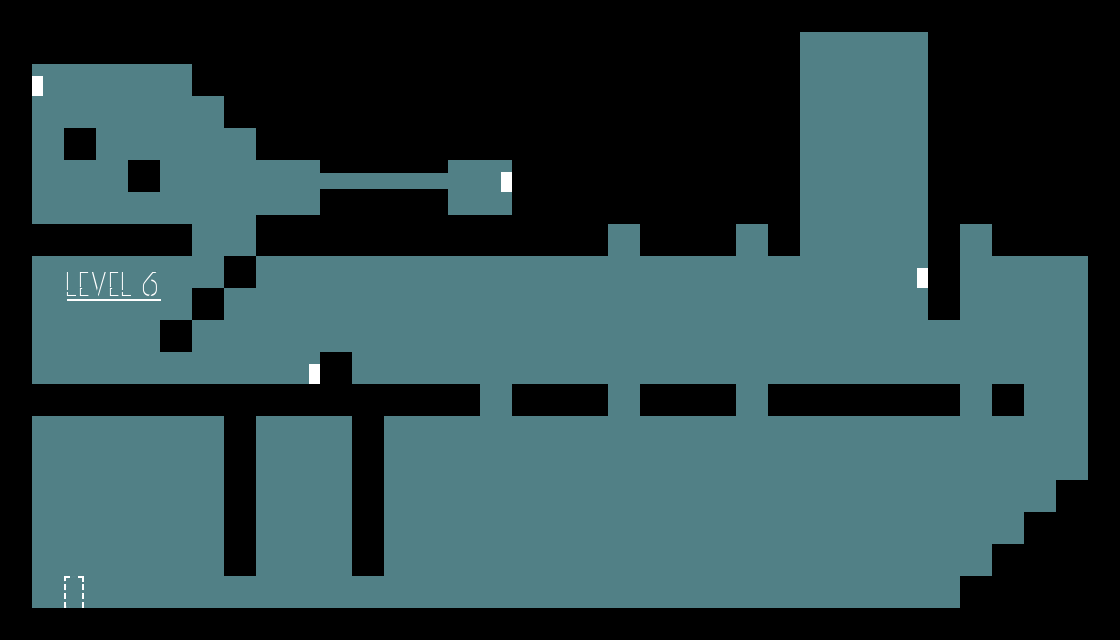

Below is a game level as drawn by its tile map, then a one-line description and the .tmx that defines it (tile-layer data replaced by summaries):
An orthogonal 35x20 tile map with 32x32 px tiles, 1 tile layer (Tile Layer 1) and 41 objects (4x liftEntity, 3x liftButtonEntity).

<map version="1.0" orientation="orthogonal" renderorder="right-down" width="35" height="20" tilewidth="32" tileheight="32" backgroundcolor="#518086" nextobjectid="54">
 <tileset firstgid="1" name="map6" tilewidth="32" tileheight="32">
  <image source="map6.png" width="1121" height="639" />
 </tileset>
 <layer name="Tile Layer 1" width="35" height="20">
  <data>[700 cells, 700 non-empty, 665 distinct tile ids]</data>
 </layer>
 <objectgroup name="gate">
  <object id="1" name="liftEntity" x="478" y="223" width="33" height="192">
   <properties>
    <property name="direction" value="down" />
    <property name="image" value="gate" />
    <property name="matchNum" value="0" />
    <property name="upHeight" value="384" />
   </properties>
  </object>
 </objectgroup>
 <objectgroup name="gate2">
  <object id="7" name="liftEntity" x="737" y="225" width="31" height="189">
   <properties>
    <property name="direction" value="down" />
    <property name="image" value="gate" />
    <property name="matchNum" value="2" />
    <property name="upHeight" value="384" />
   </properties>
  </object>
 </objectgroup>
 <objectgroup name="gate3">
  <object id="9" name="liftEntity" x="607" y="224" width="33" height="192">
   <properties>
    <property name="direction" value="down" />
    <property name="image" value="gate" />
    <property name="matchNum" value="1" />
    <property name="upHeight" value="384" />
   </properties>
  </object>
 </objectgroup>
 <objectgroup name="gate4">
  <object id="16" name="liftEntity" x="960" y="223" width="32" height="192">
   <properties>
    <property name="direction" value="up" />
    <property name="image" value="gate" />
    <property name="matchNum" value="3" />
    <property name="upHeight" value="33" />
   </properties>
  </object>
 </objectgroup>
 <objectgroup name="trap">
  <object id="11" x="801" y="161" width="125" height="29" />
 </objectgroup>
 <objectgroup name="enemy">
  <object id="15" x="777" y="350" width="147" height="32" />
 </objectgroup>
 <objectgroup name="enemy2">
  <object id="14" x="776" y="350" width="148" height="32" />
 </objectgroup>
 <objectgroup name="button">
  <object id="21" name="liftButtonEntity" x="308" y="363" width="12" height="20">
   <properties>
    <property name="2" value="" />
   </properties>
  </object>
 </objectgroup>
 <objectgroup name="button2">
  <object id="20" name="liftButtonEntity" x="31" y="75" width="11" height="21">
   <properties>
    <property name="matchNum" value="0" />
   </properties>
  </object>
 </objectgroup>
 <objectgroup name="button3">
  <object id="19" name="liftButtonEntity" x="501" y="172" width="11" height="19">
   <properties>
    <property name="matchNum" value="1" />
   </properties>
  </object>
 </objectgroup>
 <objectgroup name="button4">
  <object id="18" x="916" y="268" width="11" height="18" />
 </objectgroup>
 <objectgroup name="door">
  <object id="22" x="63" y="576" width="20" height="31" />
 </objectgroup>
 <objectgroup name="collisions">
  <object id="23" x="0" y="384" width="1023" height="31" />
  <object id="24" x="0" y="0" width="30" height="639" />
  <object id="25" x="29" y="609" width="1090" height="29" />
  <object id="26" x="256" y="214" width="543" height="42" />
  <object id="27" x="30" y="224" width="162" height="31" />
  <object id="28" x="30" y="0" width="770" height="62" />
  <object id="29" x="192" y="63" width="59" height="31" />
  <object id="30" x="224" y="92" width="32" height="35" />
  <object id="31" x="256" y="127" width="306" height="31" />
  <object id="33" x="512" y="157" width="55" height="59" />
  <object id="34" x="320" y="189" width="126" height="36" />
  <object id="35" x="320" y="158" width="127" height="14" />
  <object id="37" x="752" y="58" width="47" height="166" />
  <object id="38" x="928" y="24" width="32" height="296" />
  <object id="39" x="800" y="-1" width="144" height="33" />
  <object id="40" x="64" y="128" width="30" height="31" />
  <object id="41" x="128" y="161" width="32" height="30" />
  <object id="42" x="160" y="320" width="32" height="32" />
  <object id="43" x="192" y="288" width="31" height="32" />
  <object id="44" x="224" y="256" width="32" height="31" />
  <object id="45" x="224" y="415" width="31" height="161" />
  <object id="46" x="352" y="414" width="30" height="161" />
  <object id="47" x="320" y="352" width="30" height="31" />
  <object id="48" x="991" y="222" width="130" height="33" />
  <object id="49" x="1088" y="254" width="66" height="370" />
  <object id="50" x="960" y="576" width="61" height="38" />
  <object id="51" x="992" y="543" width="90" height="59" />
  <object id="52" x="1024" y="512" width="65" height="54" />
  <object id="53" x="1055" y="480" width="38" height="40" />
 </objectgroup>
</map>
